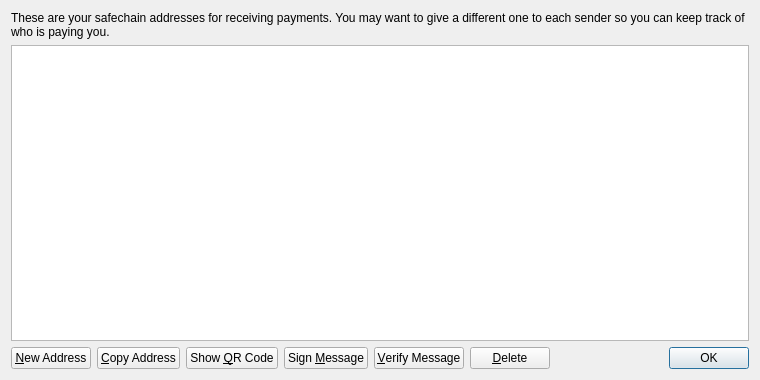
<?xml version="1.0" encoding="UTF-8"?>
<ui version="4.0">
 <class>AddressBookPage</class>
 <widget class="QWidget" name="AddressBookPage">
  <property name="geometry">
   <rect>
    <x>0</x>
    <y>0</y>
    <width>760</width>
    <height>380</height>
   </rect>
  </property>
  <property name="windowTitle">
   <string>Address Book</string>
  </property>
  <layout class="QVBoxLayout" name="verticalLayout">
   <item>
    <widget class="QLabel" name="labelExplanation">
     <property name="text">
      <string>These are your safechain addresses for receiving payments. You may want to give a different one to each sender so you can keep track of who is paying you.</string>
     </property>
     <property name="textFormat">
      <enum>Qt::PlainText</enum>
     </property>
     <property name="wordWrap">
      <bool>true</bool>
     </property>
    </widget>
   </item>
   <item>
    <widget class="QTableView" name="tableView">
     <property name="contextMenuPolicy">
      <enum>Qt::CustomContextMenu</enum>
     </property>
     <property name="toolTip">
      <string>Double-click to edit address or label</string>
     </property>
     <property name="tabKeyNavigation">
      <bool>false</bool>
     </property>
     <property name="alternatingRowColors">
      <bool>true</bool>
     </property>
     <property name="selectionMode">
      <enum>QAbstractItemView::SingleSelection</enum>
     </property>
     <property name="selectionBehavior">
      <enum>QAbstractItemView::SelectRows</enum>
     </property>
     <property name="sortingEnabled">
      <bool>true</bool>
     </property>
     <attribute name="verticalHeaderVisible">
      <bool>false</bool>
     </attribute>
    </widget>
   </item>
   <item>
    <layout class="QHBoxLayout" name="horizontalLayout">
     <item>
      <widget class="QPushButton" name="newAddressButton">
       <property name="toolTip">
        <string>Create a new address</string>
       </property>
       <property name="text">
        <string>&amp;New Address</string>
       </property>
       <property name="icon">
        <iconset resource="../bitcoin.qrc">
         <normaloff>:/icons/add</normaloff>:/icons/add</iconset>
       </property>
      </widget>
     </item>
     <item>
      <widget class="QPushButton" name="copyToClipboard">
       <property name="toolTip">
        <string>Copy the currently selected address to the system clipboard</string>
       </property>
       <property name="text">
        <string>&amp;Copy Address</string>
       </property>
       <property name="icon">
        <iconset resource="../bitcoin.qrc">
         <normaloff>:/icons/editcopy</normaloff>:/icons/editcopy</iconset>
       </property>
      </widget>
     </item>
     <item>
      <widget class="QPushButton" name="showQRCode">
       <property name="text">
        <string>Show &amp;QR Code</string>
       </property>
       <property name="icon">
        <iconset resource="../bitcoin.qrc">
         <normaloff>:/icons/qrcode</normaloff>:/icons/qrcode</iconset>
       </property>
      </widget>
     </item>
     <item>
      <widget class="QPushButton" name="signMessage">
       <property name="toolTip">
        <string>Sign a message to prove you own a safechain address</string>
       </property>
       <property name="text">
        <string>Sign &amp;Message</string>
       </property>
       <property name="icon">
        <iconset resource="../bitcoin.qrc">
         <normaloff>:/icons/edit</normaloff>:/icons/edit</iconset>
       </property>
      </widget>
     </item>
     <item>
      <widget class="QPushButton" name="verifyMessage">
       <property name="toolTip">
        <string>Verify a message to ensure it was signed with a specified safechain address</string>
       </property>
       <property name="text">
        <string>&amp;Verify Message</string>
       </property>
       <property name="icon">
        <iconset resource="../bitcoin.qrc">
         <normaloff>:/icons/transaction_0</normaloff>:/icons/transaction_0</iconset>
       </property>
      </widget>
     </item>
     <item>
      <widget class="QPushButton" name="deleteButton">
       <property name="toolTip">
        <string>Delete the currently selected address from the list</string>
       </property>
       <property name="text">
        <string>&amp;Delete</string>
       </property>
       <property name="icon">
        <iconset resource="../bitcoin.qrc">
         <normaloff>:/icons/remove</normaloff>:/icons/remove</iconset>
       </property>
      </widget>
     </item>
     <item>
      <spacer name="horizontalSpacer">
       <property name="orientation">
        <enum>Qt::Horizontal</enum>
       </property>
       <property name="sizeHint" stdset="0">
        <size>
         <width>40</width>
         <height>20</height>
        </size>
       </property>
      </spacer>
     </item>
     <item>
      <widget class="QDialogButtonBox" name="buttonBox">
       <property name="sizePolicy">
        <sizepolicy hsizetype="Maximum" vsizetype="Fixed">
         <horstretch>0</horstretch>
         <verstretch>0</verstretch>
        </sizepolicy>
       </property>
       <property name="standardButtons">
        <set>QDialogButtonBox::Ok</set>
       </property>
      </widget>
     </item>
    </layout>
   </item>
  </layout>
 </widget>
 <resources>
  <include location="../bitcoin.qrc"/>
 </resources>
 <connections/>
</ui>
